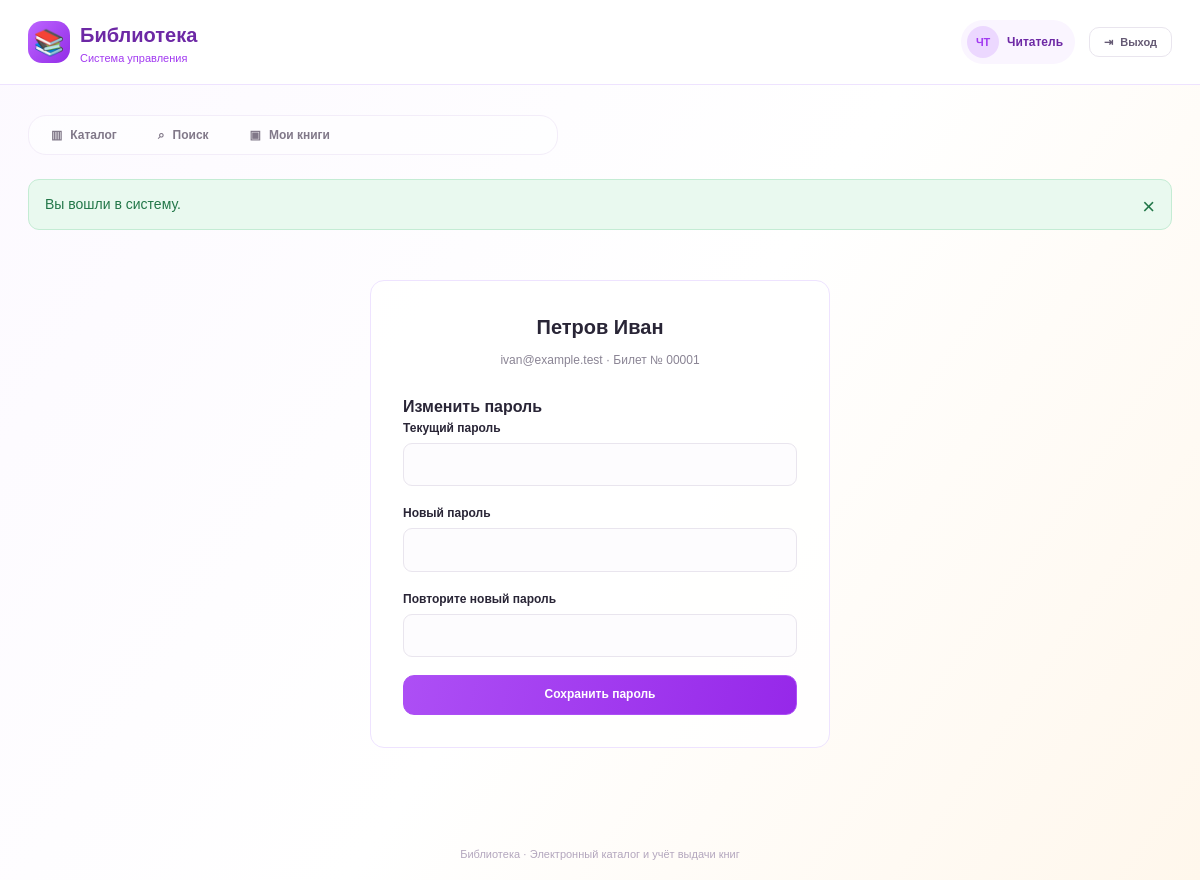
Screenshot of /index.php?page=profile (signed in) with the database file from the repository.
### tables this page shows
CREATE TABLE IF NOT EXISTS users (
    id INT UNSIGNED AUTO_INCREMENT PRIMARY KEY,
    name VARCHAR(120) NOT NULL,
    email VARCHAR(190) NOT NULL UNIQUE,
    password_hash VARCHAR(255) NOT NULL,
    role ENUM('reader','admin') NOT NULL DEFAULT 'reader',
    archived_at DATETIME NULL,
    created_at DATETIME NOT NULL DEFAULT CURRENT_TIMESTAMP
);

### includes/bootstrap.php (called while the page is built, shortened)
<?php
function db(): PDO {
    static $pdo;
    if (!$pdo) {
        $c = require __DIR__ . '/../config.php';
        $pdo = new PDO("mysql:host={$c['host']};port={$c['port']};dbname={$c['database']};charset=utf8mb4", $c['user'], $c['password'], [PDO::ATTR_ERRMODE => PDO::ERRMODE_EXCEPTION, PDO::ATTR_DEFAULT_FETCH_MODE => PDO::FETCH_ASSOC, PDO::ATTR_EMULATE_PREPARES => false]);
        $pdo->exec("SET time_zone = '+07:00'");
    }
    return $pdo;
}
function query(string $sql, array $params = []): PDOStatement {
    $stmt = db()->prepare($sql);
    $stmt->execute($params);
    return $stmt;
}
function e($value): string { return htmlspecialchars((string)$value, ENT_QUOTES | ENT_SUBSTITUTE, 'UTF-8'); }
function current_user(): ?array {
    $user = query('SELECT * FROM users WHERE id = ? AND archived_at IS NULL', [$_SESSION['user_id']])->fetch();
    return $user ?: null;
}
function require_login(): array {
    $user = current_user();
    return $user;
}

### pages/profile.php (the view)
<section class="panel auth-panel"><h1><?= e($user['name']) ?></h1><p class="muted"><?= e($user['email']) ?> · Билет № <?= str_pad((string)$user['id'],5,'0',STR_PAD_LEFT) ?></p><h2>Изменить пароль</h2>
<form method="post" class="form-stack"><?= csrf_input() ?><input type="hidden" name="action" value="password"><label>Текущий пароль<input type="password" name="old_password" maxlength="72" autocomplete="current-password" required></label><label>Новый пароль<input type="password" name="password" minlength="10" maxlength="72" autocomplete="new-password" required></label><label>Повторите новый пароль<input type="password" name="password_confirm" minlength="10" maxlength="72" autocomplete="new-password" required></label><button class="button primary">Сохранить пароль</button></form></section>

### assets/style.css (style rules this page uses)
:root { --purple:#a23af1;--purple-dark:#6d28a5;--border:#eee3ff;--muted:#8a8494;--text:#292536;--red:#ff484f;--green:#19bd61;--soft:#faf5ff }
* { box-sizing:border-box }
body { margin:0;min-height:100vh;color:var(--text);font-family:Arial,Helvetica,sans-serif;font-size:14px;background:linear-gradient(125deg,#fcf9ff 0%,#fff 53%,#fff7ec 100%) }
button,input,select,textarea { font:inherit }
button,a,input,select,textarea { -webkit-tap-highlight-color:transparent }
button { cursor:pointer }
h1,h2,p { margin:0 }
h1 { font-size:20px;line-height:1.4 }
h2 { font-size:16px;line-height:1.4 }
p { line-height:1.6 }
.muted { color:var(--muted);font-size:12px }
.button { display:inline-flex;align-items:center;justify-content:center;gap:7px;padding:11px 20px;min-height:40px;border:1px solid transparent;border-radius:11px;white-space:nowrap;text-decoration:none!important;background:#eee;color:var(--text);font-size:12px;font-weight:600;line-height:1.3 }
.primary { background:linear-gradient(105deg,#ad4ff5,#9628e9);color:white;border-color:#ac4ff5 }
.panel { padding:22px;background:#ffffffdc;border:1px solid var(--border);border-radius:14px }
.form-stack { display:flex;flex-direction:column;gap:18px }
label { display:block;font-size:12px;font-weight:600;line-height:1.5 }
input,select,textarea { display:block;width:100%;border:1px solid #e9e5ee;border-radius:9px;background:#fdfcfe;padding:11px 13px;color:var(--text);outline:0;font-size:13px;min-height:40px }
label input,label select,label textarea { margin-top:6px }
input::placeholder,textarea::placeholder { color:#a09aa6 }
.auth-panel { max-width:460px;margin:50px auto 0;padding:32px }
.auth-panel h1,.auth-panel>p,.auth-icon { text-align:center }
.auth-panel>.muted { margin:10px 0 26px }

### rows the page displays
users: name "Петров Иван", email "ivan@example.test", id "00001"

### other values shown
$notice['message'] "Вы вошли в систему."
